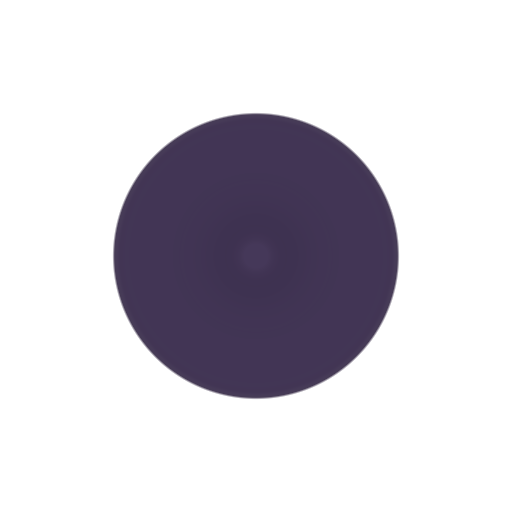
#> input picture assets/knob/cap.png, 512 x 512 px, given in place of shadow.png, which was not available
$ python preview.py
#> lines starting #> are read from the running program, lines starting #| are printed output that depends on the picture
### tools/knob_preview.py
"""Composite des calques du potard (même logique que nh::Knob) pour contrôle visuel / GIF."""
import os, sys, math
import numpy as np
from PIL import Image
HERE = os.path.dirname(os.path.abspath(__file__)); K = os.path.join(os.path.dirname(HERE), 'assets', 'knob')
L = {n: Image.open(os.path.join(K, n + '.png')).convert('RGBA') for n in ['shadow', 'crown', 'cap', 'highlight', 'marker_off', 'marker_on', 'marker_glow']}
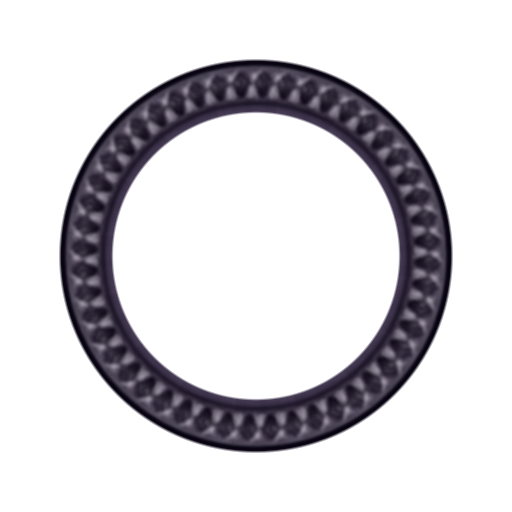
#> input picture assets/knob/crown.png, 512 x 512 px
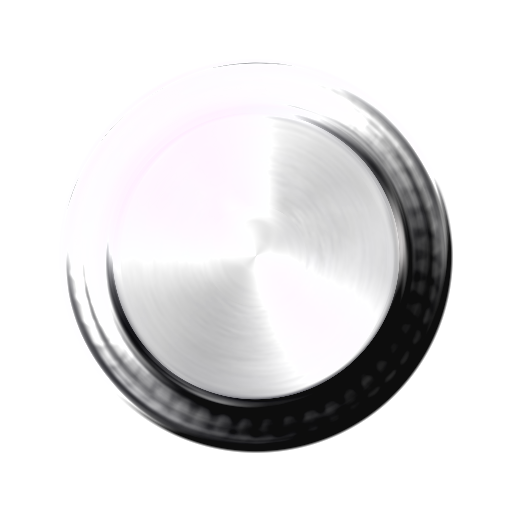
#> input picture assets/knob/highlight.png, 512 x 512 px
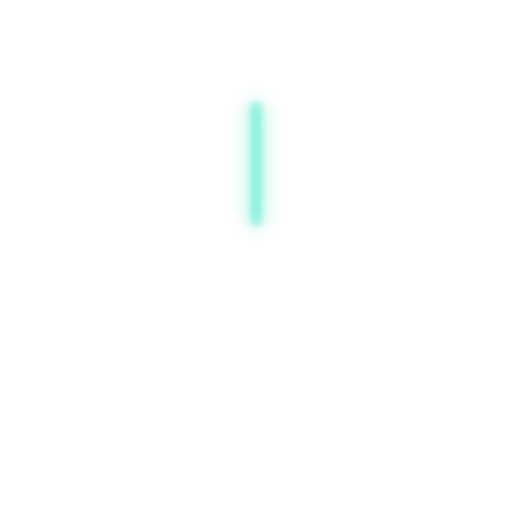
#> input picture assets/knob/marker_glow.png, 512 x 512 px

# [32 lines left out: functions rot, knob, not called in this run]

# [7 lines that do not run on import are left out]

### tools/preview.py
"""Fantomine v2 : aperçu (avant code) de la pédale au format double 2350 x 1800.

Compose le fond (make_art.py), les potards (calques make_knob.py), le titre néon vectoriel (Lora),
les textes vectoriels (Poppins), le logo officiel NINE HANDS | DSP (SVG blanc), la barre de presets
de référence (400 x 38 unités, Poppins Medium 23), l'écran, la LED et le levier d'octave.
Usage : python3 tools/preview.py <dossier> [glow]
"""
import json, math, os, sys
import numpy as np, cv2
from PIL import Image, ImageDraw, ImageFont, ImageFilter

HERE = os.path.dirname(os.path.abspath(__file__)); ROOT = os.path.dirname(HERE)
sys.path.insert(0, HERE)
import knob_preview as kp

AS = 2.0
LAY = json.load(open(os.path.join(HERE, 'layout.json')))
#> (reads tools/layout.json from the repository)
POP_M = os.path.join(ROOT, 'Poppins-Medium.ttf'); POP_R = os.path.join(ROOT, 'Poppins-Regular.ttf'); POP_B = os.path.join(ROOT, 'Poppins-Bold.ttf')
LORA = '/usr/share/fonts/truetype/google-fonts/Lora-Variable.ttf'
MINT = (126, 240, 214)
SILK = (224, 222, 232)         # sérigraphie claire du design
SILK2 = (196, 192, 210)
KNOB_NAMES = ['GLIDE', 'RANGE', 'TONE', 'VIBRATO', 'SPEED', 'BLEND']
KNOB_MINMAX = [('FAST', 'SLOW'), ('±1', '±24'), ('PURE', 'REED'), ('0', 'WIDE'), ('SLOW', 'FAST'), ('DRY', 'VOICE')]
KNOB_VALS = [0.30, 0.50, 0.35, 0.30, 0.45, 0.80]

def P(u): return u * AS

def font(path, size_u, wght=None):
    f = ImageFont.truetype(path, int(round(P(size_u))))
    if wght is not None:
        try: f.set_variation_by_axes([wght])
        except Exception: pass
    return f

def text_c(d, xy_u, txt, f, fill, spacing_u=0.0, anchor='mm'):
    x, y = P(xy_u[0]), P(xy_u[1])
    if spacing_u <= 0:
        d.text((x, y), txt, font=f, fill=fill, anchor=anchor); return
    ws = [d.textlength(ch, font=f) for ch in txt]
    tot = sum(ws) + P(spacing_u) * (len(txt) - 1)
    cx = x - tot / 2
    for ch, w in zip(txt, ws):
        d.text((cx, y), ch, font=f, fill=fill, anchor='lm'); cx += w + P(spacing_u)

_MASKS = {}
def svg_mask(name, W, H):
    """masque alpha du SVG posé dans la boîte LAY['brand'] (x, y, largeur, hauteur en unités = viewBox 3000 x 1000)"""
    if name in _MASKS: return _MASKS[name]
    from playwright.sync_api import sync_playwright
    bx, by, bw, bh = LAY['brand']
    svg = open(os.path.join(ROOT, name + '.svg')).read()
    wpx, hpx = int(round(P(bw))), int(round(P(bh)))
    with sync_playwright() as pw:
        b = pw.chromium.launch(); pg = b.new_page(viewport={'width': wpx, 'height': hpx})
        pg.set_content('<html><body style="margin:0;background:transparent">' + svg.replace('<svg ', f'<svg width="{wpx}" height="{hpx}" ', 1) + '</body></html>')
        png = pg.locator('svg').screenshot(omit_background=True); b.close()
    import io
    a = np.asarray(Image.open(io.BytesIO(png)).convert('RGBA'))[..., 3].astype(np.float32) / 255
    m = np.zeros((H, W), np.float32); x0, y0 = int(round(P(bx))), int(round(P(by)))
    sx0, sy0 = max(0, -x0), max(0, -y0)                     # la boîte du viewBox peut dépasser (marges vides du SVG)
    dx0, dy0 = max(0, x0), max(0, y0)
    hh = min(a.shape[0] - sy0, H - dy0); ww = min(a.shape[1] - sx0, W - dx0)
    m[dy0:dy0 + hh, dx0:dx0 + ww] = a[sy0:sy0 + hh, sx0:sx0 + ww]
    _MASKS[name] = m
    return m

def compose(on=True, glow=1.0, note='A3', cents='+0 ¢', status=None):
    bg = Image.open(os.path.join(ROOT, 'background.png')).convert('RGBA')
    W, H = bg.size
    img = Image.new('RGBA', (W, H), (22, 21, 26, 255)); img.alpha_composite(bg)
    d = ImageDraw.Draw(img)
    lightL = 1.0 if on else 0.0

    # ---------------- logo Fantomine (SVG fourni : FantomineTitle.svg = néon, FantomineSubtitle.svg = sérigraphie)
    tA = svg_mask('FantomineTitle', W, H)
    subA = svg_mask('FantomineSubtitle', W, H)
    # tube de verre éteint : lavande grise, relief (biseau éclairé en haut à gauche)
    edge = cv2.GaussianBlur(tA, (0, 0), 2.2)
    bevel = np.clip((np.roll(np.roll(edge, 3, 0), 3, 1) - np.roll(np.roll(edge, -3, 0), -3, 1)) * 1.6, -1, 1)
    glass = np.dstack([np.full_like(tA, 118), np.full_like(tA, 110), np.full_like(tA, 150)]) + (bevel * 60)[..., None]
    base = np.asarray(img).astype(np.float32)
    shadow = cv2.GaussianBlur(np.roll(np.roll(tA, 6, 0), 6, 1), (0, 0), 5) * 0.45 * (1 - tA)
    base[..., :3] *= (1 - shadow)[..., None]
    if on:
        core = np.array([178, 250, 230.0]); hot = np.array([232, 255, 248.0])
        inner = cv2.GaussianBlur(tA, (0, 0), 1.2)
        lit = core[None, None] * (1 - inner[..., None] * 0.5) + hot[None, None] * (inner[..., None] * 0.5)
        col = lit
        halo = (cv2.GaussianBlur(tA, (0, 0), 14) * 0.85 + cv2.GaussianBlur(tA, (0, 0), 40) * 0.45) * glow
        base[..., :3] = base[..., :3] * (1 - halo[..., None] * 0.55) + np.array(MINT, np.float32) * (halo[..., None] * 0.55)
    else:
        col = glass
    base[..., :3] = base[..., :3] * (1 - tA[..., None]) + col * tA[..., None]
    img = Image.fromarray(np.clip(base, 0, 255).astype(np.uint8), 'RGBA'); d = ImageDraw.Draw(img)
    sub = Image.new('RGBA', (W, H), SILK2 + (0,)); sub.putalpha(Image.fromarray((subA * 255).astype(np.uint8)))
    img.alpha_composite(sub); d = ImageDraw.Draw(img)

    # ---------------- graduations, noms, min / max
    lf = font(POP_M, 21); sf = font(POP_R, 13.5)
    for i, (cx, cy) in enumerate(LAY['knobs']):
        for k in range(11):
            a = math.radians(-225 + 27 * k)
            r0, r1 = LAY['tickR0'], LAY['tickR1']
            d.line([(P(cx + r0 * math.cos(a)), P(cy + r0 * math.sin(a))), (P(cx + r1 * math.cos(a)), P(cy + r1 * math.sin(a)))],
                   fill=SILK2, width=int(P(1.6)))
        text_c(d, (cx, LAY['knobLabelY']), KNOB_NAMES[i], lf, SILK)
        lo, hi = KNOB_MINMAX[i]
        text_c(d, (cx - LAY['knobMinMaxDX'], LAY['knobMinMaxY']), lo, sf, SILK2)
        text_c(d, (cx + LAY['knobMinMaxDX'], LAY['knobMinMaxY']), hi, sf, SILK2)

    # ---------------- potards (calques nh::Knob)
    layer_u = 512 / 196 * LAY['knobR']
    npx = int(round(P(layer_u)))
    for i, (cx, cy) in enumerate(LAY['knobs']):
        deg = -135 + 270 * KNOB_VALS[i]
        k = kp.knob(deg, lightL, glow).resize((npx, npx), Image.LANCZOS)
        img.alpha_composite(k, (int(round(P(cx) - npx / 2)), int(round(P(cy) - npx / 2))))
    d = ImageDraw.Draw(img)

    # ---------------- octave
    o = LAY['octave']
    text_c(d, o['label'], 'OCTAVE', font(POP_M, 18), SILK)
    text_c(d, o['m1'], '−1', font(POP_R, 16.5), SILK2)
    text_c(d, o['p1'], '+1', font(POP_R, 16.5), SILK2)
    text_c(d, o['zero'], '0', font(POP_R, 15), SILK2)
    h = Image.open(os.path.join(ROOT, 'oct_handle.png')).convert('RGBA')
    hb = o['handleBox']
    hs = h.resize((int(round(P(hb[2]))), int(round(P(hb[3])))), Image.LANCZOS)
    img.alpha_composite(hs, (int(round(P(hb[0]))), int(round(P(hb[1])))))
    d = ImageDraw.Draw(img)

    # ---------------- footswitch : inscription
    text_c(d, LAY['bypassLabel'], 'BYPASS  ·  HOLD', font(POP_M, 15), SILK2)
    # ---------------- jacks : inscriptions
    for name, y, x, rot in (('OUT', LAY['jacks']['outY'], LAY['box'][0] + 16, 90), ('IN', LAY['jacks']['inY'], LAY['box'][0] + LAY['box'][2] - 16, -90),
                            ('EXP', LAY['jacks']['expY'], LAY['box'][0] + LAY['box'][2] - 16, -90)):
        t = Image.new('L', (int(P(80)), int(P(24))), 0)
        ImageDraw.Draw(t).text((P(40), P(12)), name, font=font(POP_M, 13), fill=255, anchor='mm')
        t = t.rotate(rot, expand=True)
        layer = Image.new('RGBA', t.size, SILK2 + (0,)); layer.putalpha(t)
        img.alpha_composite(layer, (int(P(x) - t.size[0] / 2), int(P(y) - t.size[1] / 2)))
    d = ImageDraw.Draw(img)

    # ---------------- logo NINE HANDS | DSP (SVG officiel, blanc)
    lg = Image.open(os.path.join(HERE, 'logo_white_preview.png'))
    lw = int(round(P(LAY['logoW']))); lh = int(round(lw * lg.size[1] / lg.size[0]))
    lg = lg.resize((lw, lh), Image.LANCZOS)
    a = np.asarray(lg).astype(np.float32); a[..., 3] *= 0.92
    img.alpha_composite(Image.fromarray(a.astype(np.uint8)), (int(P(LAY['logo'][0]) - lw / 2), int(P(LAY['logo'][1]) - lh / 2)))
    d = ImageDraw.Draw(img)

    # ---------------- LED
    lx, ly = LAY['led']
    if on:
        hl = np.zeros((H, W), np.float32)
        yy, xx = np.mgrid[0:H, 0:W].astype(np.float32)
        dd = np.hypot(xx / AS - lx, yy / AS - ly)
        illum = (np.exp(-(dd / 26) ** 2) * 0.55 + np.exp(-(dd / 70) ** 2) * 0.18) * glow * (dd > LAY['ledR'] * 1.05)
        b = np.asarray(img).astype(np.float32)
        b[..., :3] = b[..., :3] * (1 + illum[..., None] * (np.array(MINT) / 255.0 * 1.6 - 0.15))
        img = Image.fromarray(np.clip(b, 0, 255).astype(np.uint8), 'RGBA')
        led = Image.open(os.path.join(ROOT, 'led_on.png')).convert('RGBA')
        n = int(round(P(LAY['ledS']))); led = led.resize((n, n), Image.LANCZOS)
        img.alpha_composite(led, (int(P(lx) - n / 2), int(P(ly) - n / 2)))
    d = ImageDraw.Draw(img)

    # ---------------- barre de presets / ligne d'état (référence Strong Pickle : 400 x 38, Poppins Medium 23)
    px, py, pw, ph = LAY['pill']
    r = ph / 2
    d.rounded_rectangle([P(px - 1.5), P(py - 1.5), P(px + pw + 1.5), P(py + ph + 1.5)], radius=P(r + 1.5), fill=(14, 12, 20, 255))
    d.rounded_rectangle([P(px), P(py), P(px + pw), P(py + ph)], radius=P(r), fill=(6, 6, 9, 255), outline=(120, 116, 136, 255), width=int(P(0.6)))
    pf = font(POP_M, 23)
    if status is None:
        text_c(d, (px + pw / 2, py + ph / 2 + 0.5), 'Classic Theremin', pf, (232, 234, 240))
        for sgn, xa in ((-1, px + 17), (1, px + pw - 17)):
            c = (P(xa), P(py + ph / 2)); s_ = P(5.5)
            pts = [(c[0] - sgn * s_ * 0.6, c[1] - s_), (c[0] - sgn * s_ * 0.6, c[1] + s_), (c[0] + sgn * s_ * 0.9, c[1])]
            d.polygon(pts, fill=(150, 150, 158))
    else:
        text_c(d, (px + pw / 2, py + ph / 2 + 0.5), status, pf, (232, 234, 240))

    # ---------------- écran (sans le nom du preset : il est dans la barre)
    sx, sy, sw, sh = LAY['screen']
    if on:
        ov = Image.new('RGBA', (W, H), (0, 0, 0, 0)); od = ImageDraw.Draw(ov)
        for yy_ in np.arange(sy + 8, sy + sh - 4, 7.5):
            od.line([(P(sx + 8), P(yy_)), (P(sx + sw - 50), P(yy_))], fill=MINT + (12,), width=1)
        pts = []
        cyw = sy + sh * 0.52
        for i in range(800):
            t = i / 799
            x = sx + 16 + (sw - 76) * t
            y = cyw - 38 * math.sin(math.pi * t) * (0.82 * math.sin(2 * math.pi * 3.0 * t) + 0.16 * math.sin(2 * math.pi * 6.0 * t))
            pts.append((P(x), P(y)))
        for wdt, al in ((12, int(26 * glow)), (6, int(60 * glow)), (2.2, 245)):
            od.line(pts, fill=MINT + (al,), width=int(P(wdt) / 2), joint='curve')
        img.alpha_composite(ov); d = ImageDraw.Draw(img)
        # rangée du haut : mode de pédale, point MIDI, EXP
        tf2 = font(POP_M, 15)
        d.rounded_rectangle([P(sx + 16), P(sy + 12), P(sx + 96), P(sy + 35)], radius=P(11.5), outline=(120, 190, 180), width=int(P(1.2)))
        text_c(d, (sx + 56, sy + 23.8), 'UP', tf2, (226, 236, 236))
        d.ellipse([P(sx + sw - 74), P(sy + 19), P(sx + sw - 66), P(sy + 27)], fill=MINT)
        text_c(d, (sx + sw - 30, sy + 16), 'EXP', font(POP_M, 13), (120, 190, 180))
        d.rounded_rectangle([P(sx + sw - 45), P(sy + 28), P(sx + sw - 15), P(sy + sh - 11)], radius=P(6), outline=(90, 140, 136), width=int(P(1.2)))
        fh = (sh - 39 - 7) * 0.35
        d.rounded_rectangle([P(sx + sw - 41.5), P(sy + sh - 14.5 - fh), P(sx + sw - 18.5), P(sy + sh - 14.5)], radius=P(3.5), fill=(110, 220, 190))
        text_c(d, (sx + 16, sy + sh - 22), note, font(POP_M, 30), (226, 236, 236), anchor='lm')
        nw = d.textlength(note, font=font(POP_M, 30)) / AS
        text_c(d, (sx + 16 + nw + 12, sy + sh - 20), cents, font(POP_R, 16), (120, 190, 180), anchor='lm')
    return img


def save_views(out, glow=1.0):
    os.makedirs(out, exist_ok=True)
    on = compose(True, glow); off = compose(False, glow)
    on.save(os.path.join(out, 'fantomine_v2_active.png')); off.save(os.path.join(out, 'fantomine_v2_bypass.png'))
    # taille d'ouverture : 495 px de haut (« 60 % »)
    h = 495; w = int(round(h * 2350 / 1800))
    on.resize((w, h), Image.LANCZOS).save(os.path.join(out, 'fantomine_v2_60.png'))
    return on, off


if __name__ == '__main__':
    out = sys.argv[1] if len(sys.argv) > 1 else os.path.join(ROOT, 'design', 'preview')
#> (the run stopped early here; a loop or call above may not have finished)
